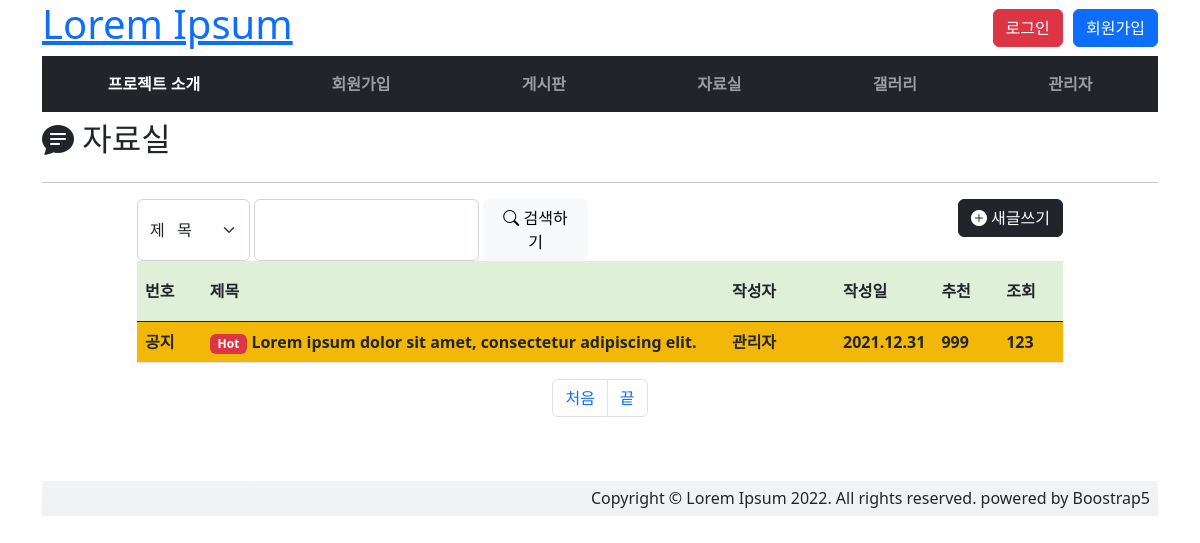
The page /pds/list/ on the database as committed earlier.
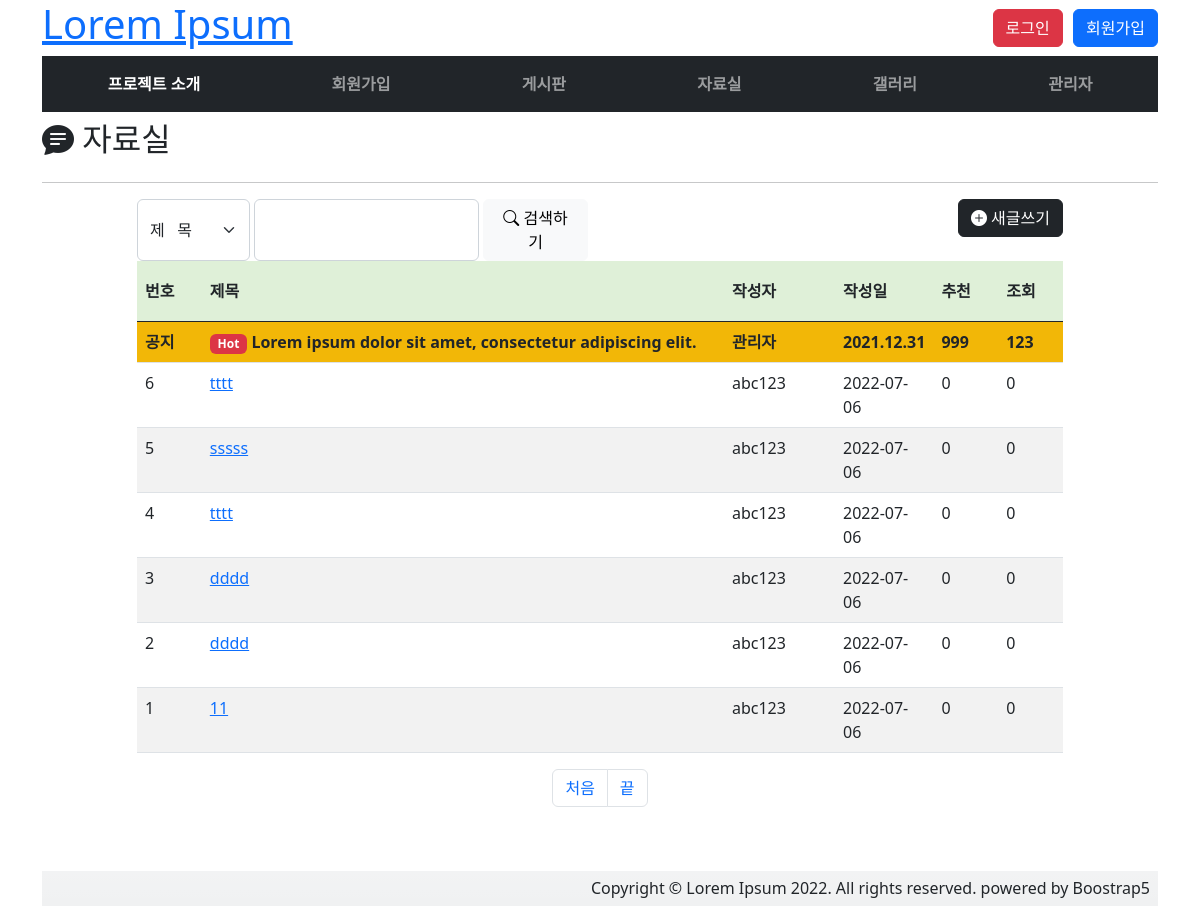
The same page on the database as committed later.
### pds/models.py (models this page shows)
class Pds(models.Model):
    id = models.AutoField(primary_key=True)
    title = models.TextField()
    member = models.ForeignKey(Member, on_delete=models.DO_NOTHING)
    regdate = models.DateTimeField(default=datetime.now)
    thumbup = models.IntegerField(default=0)
    views = models.IntegerField(default=0)
    contents = models.TextField(null=False, blank=False)
    uuid = models.CharField(max_length=15, default='')      # 년월일시분초: 20220705130353
    fnames = models.CharField(max_length=256, null=True)    # 각 파일명은 리스트로 저장
    fsizes = models.CharField(max_length=256, null=True)    # 각 파일명은 리스트로 저장
    fdowns = models.CharField(max_length=256, null=True)    # 각 파일명은 리스트로 저장
    class Meta:
        db_table = 'pds'
        ordering = ['-id']

### join/models.py (models this page shows)
class Member(models.Model):
    id = models.AutoField(primary_key=True)
    userid = models.CharField(max_length=18, unique=True)
    passwd = models.CharField(max_length=18)
    name = models.CharField(max_length=7)
    phone = models.CharField(max_length=15)
    email = models.TextField()
    mailing = models.BooleanField(default=False)
    zipcode = models.ForeignKey(Zipcode, on_delete=models.DO_NOTHING)
    addr = models.TextField()
    regdate=models.DateTimeField(default=datetime.now)
    class Meta:
        db_table = 'member'

### pds/views.py (the view, shortened to what this page needs)
# urls.py: path('list/', views.ListView.as_view(), name='blist'),
class ListView(View):
    def get(self, request):
        pdslist = Pds.objects.select_related()
        context = {'pds': pdslist}
        return render(request, 'pds/list.html', context)

### templates/pds/list.html (shortened to what this page needs)
{% extends 'layouts/base.html' %}
{% load static %}
{% block contents %}
<div id="main">
        <div>
            <div class="d-flex justify-content-between mt-2">
                <h2><i class="bi bi-chat-text-fill"></i> 자료실</h2>
            </div>
            <hr>
        </div>
        <div class="row">
            <div class="col"></div>
            <div class="col-sm-5 d-flex flex-row">
                <select name="findtype" id="findtype" class="form-select w-25 findfrm">
                    <option value="title">제 &nbsp; 목</option>
                </select>&nbsp;
                <input type="text" name="findkey" id="findkey"
                       class="form-control w-50 findfrm2">&nbsp;
                <button type="button" class="btn btn-light" id="findbtn">
                    <i class="bi bi-search"></i> 검색하기</button>
            </div>
            <div class="col-sm-5 text-end">
                <button type="button" class="btn btn-dark">
                    <i class="bi bi-plus-circle-fill"></i> 새글쓰기</button>
            </div>
            <div class="col"></div>
        </div>
        <div class="row mt-n2">
            <div class="col"></div>
            <div class="col-10">
                <table class="table table-striped table-hover">
                    <thead class="thead">
                        <tr style="height: 60px; vertical-align: middle">
                            <th style="width: 7%">번호</th>
                            <th>제목</th>
                            <th style="width: 12%">작성자</th>
                            <th style="width: 10%">작성일</th>
                            <th style="width: 7%">추천</th>
                            <th style="width: 7%">조회</th>
                        </tr>
                    </thead>
                    <tbody>
                    <tr class="text-danger bg-warning">
                        <th>공지</th>
                        <th><span class="badge bg-danger">Hot</span>
                            Lorem ipsum dolor sit amet, consectetur adipiscing elit.</th>
                        <th>관리자</th>
                        <th>2021.12.31</th>
                        <th>999</th>
                        <th>123</th>
                    </tr>
                    {% for p in pds %}
                        <tr>
                            <td>{{ p.id }}</td>
                            <td><a href="{% url 'pview' %}?pno={{ p.id }}">{{ p.title }}</a></td>
                            <td>{{ p.member.userid }}</td>
                            <td>{{ p.regdate|date:'Y-m-d' }}</td>
                            <td>{{ p.thumbup }}</td>
                            <td>{{ p.views }}</td>
                        </tr>
                    {% endfor %}
                    </tbody>
                </table>
            </div>
            <div class="col"></div>
        </div>
        <div class="row mt-n2">
            <div class="col-12 mb-5">
                <ul class="pagination justify-content-center">
                    <li class="page-item">
                        <a href="?cpage=1&{{ qry }}" class="page-link">처음</a>
                    </li>
                    <li class="page-item">
                        <a href="?cpage={{ pages }}&{{ qry }}" class="page-link">끝</a>
                    </li>
                </ul>
            </div>
        </div>
    </div>
{% endblock %}

Rows that differ between the two databases and show on the page:
added Pds: id "6", title "tttt", member.userid "abc123", regdate "2022-07-06", thumbup "0", views "0"
added Pds: id "5", title "sssss", member.userid "abc123", regdate "2022-07-06", thumbup "0", views "0"
added Pds: id "4", title "tttt", member.userid "abc123", regdate "2022-07-06", thumbup "0", views "0"
added Pds: id "3", title "dddd", member.userid "abc123", regdate "2022-07-06", thumbup "0", views "0"
added Pds: id "2", title "dddd", member.userid "abc123", regdate "2022-07-06", thumbup "0", views "0"
added Pds: id "1", title "11", member.userid "abc123", regdate "2022-07-06", thumbup "0", views "0"
